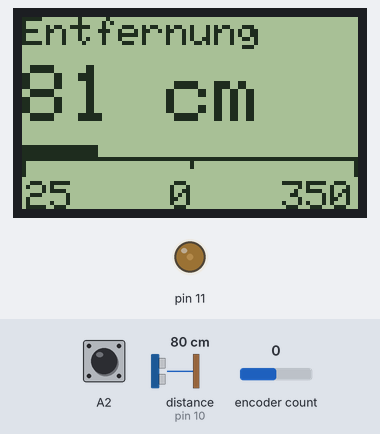
Bench run of a sketch on a simulated Arduino Uno, built with avr-gcc and run on an emulated ATmega328P. Parts: 84×48 one-colour display, output pins drawn as LEDs (lit = HIGH). Inputs (shaded band) come from the test bench; at power-on: distance to the obstacle (sensor on pin 10) 80 cm, encoder count 0, A2 HIGH. The echo pulse lasts 58.3 µs per cm.

Above: at 1.2 s.
1.3 s: distance to the obstacle (sensor on pin 10) set to 28 cm
At 2.2 s:
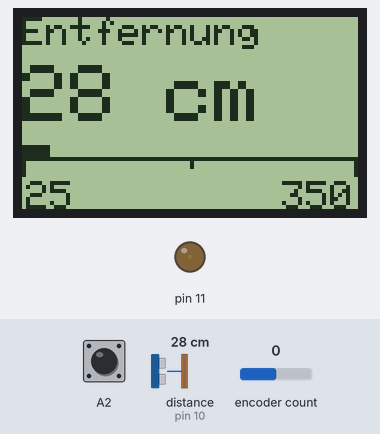
3.2 s: distance to the obstacle (sensor on pin 10) set to 23 cm
At 4.7 s:
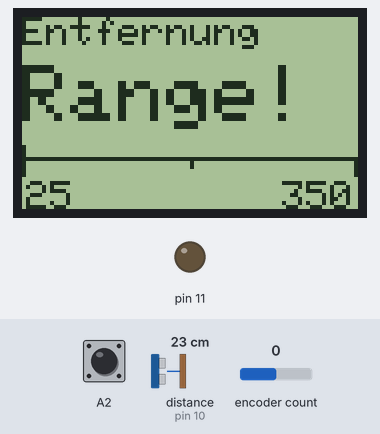
5.2 s: distance to the obstacle (sensor on pin 10) set to 120 cm
At 6.4 s:
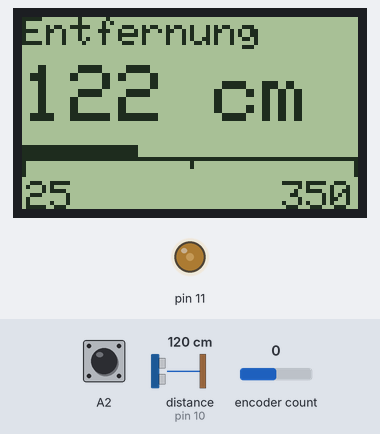
7.2 s: distance to the obstacle (sensor on pin 10) set to 250 cm
At 8.6 s:
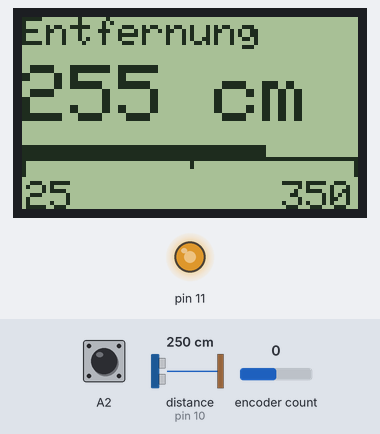
9.0 s: encoder count set to 1
At 10.1 s:
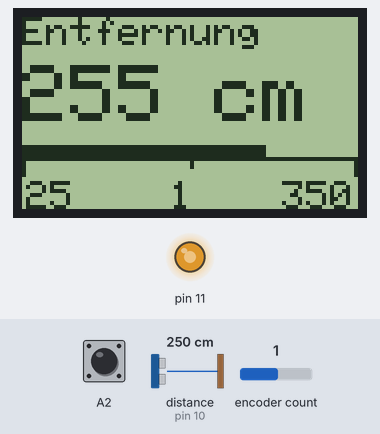
11.9 s: distance to the obstacle (sensor on pin 10) set to 299 cm
At 12.6 s:
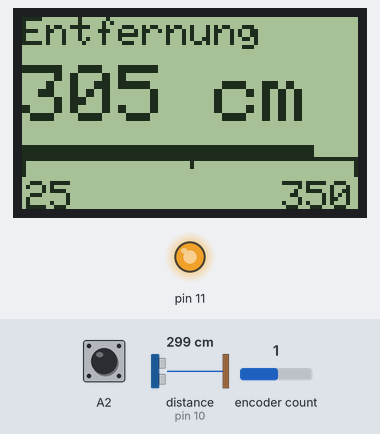
Timing chart, 0 to 14.8 s (numbered marks = the images above; inputs shaded):
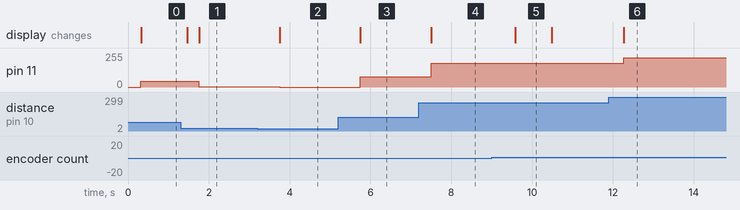

Measured:
- the behaviour switches between 26 and 25 cm on distance to the obstacle (sensor on pin 10) (found by bisection; images 1 and 2)
- after the input at 1.3 s, pin 11: 44/255 → 2/255 after 0.46 s; the display: first differs from a run without the input after 0.47 s (image 1)
- after the input at 3.2 s, pin 11: 2/255 → 0/255 after 0.55 s; the display: changes after 0.55 s (image 2)
- after the input at 5.2 s, pin 11: 0/255 → 76/255 after 0.55 s; the display: changes after 0.55 s (image 3)
- after the input at 7.2 s, pin 11: 76/255 → 180/255 after 0.30 s; the display: changes after 0.30 s (image 4)
- after the input at 9.0 s, the display: changes after 0.59 s (image 5)
- after the input at 11.9 s, pin 11: 180/255 → 220/255 after 0.38 s; the display: changes after 0.38 s (image 6)

The sketch:

display_ultraschall.ino
```cpp
#include <NewPing.h> // For ultrasonic

#include <SPI.h>
#include <Adafruit_GFX.h> // Display
#include <Adafruit_PCD8544.h>  // Display

// Für den Drehencoder
#include <ClickEncoder.h>
#include <TimerOne.h>
ClickEncoder *encoder;
int contrastOpt = 40; // value for optimum contrast for display when powered via direct +5V, may differ from display and power source
int16_t contrastLast, contrastValue = contrastOpt;
unsigned long timeSinceChange;
void timerIsr() {
  encoder->service();
}
// Drehencoder

// Pins for ultrasonic device
#define TRIGGER_PIN  9   // Arduino pin tied to trigger pin on the ultrasonic sensor.
#define ECHO_PIN     10 // Arduino pin tied to echo pin on the ultrasonic sensor.
#define MAX_DISTANCE 350 // Maximum distance we want to ping for (in centimeters). Maximum sensor distance is rated at 400-500cm.

NewPing sonar(TRIGGER_PIN, ECHO_PIN, MAX_DISTANCE); // NewPing setup of pins and maximum distance.
Adafruit_PCD8544 display = Adafruit_PCD8544(7, 6, 5, 4, 3); // setup instance of display with the pins to attach (CLK, DIN, DC, CE, RST)
int cm = 0;
int barlength = 0;
float ledBrightness = 0;

void setup() {
 // Serial.begin(9600); // Used when communicating via serial/terminal
  display.begin();
  display.setContrast(contrastValue);
  display.clearDisplay();   // clears the screen and buffer
  display.setTextSize(2);

//Drehencoder
  encoder = new ClickEncoder(A1, A0, A2);  // setup instance of decoder with the pins to attach (DT, CLK, SW)
  Timer1.initialize(1000);
  Timer1.attachInterrupt(timerIsr);
  contrastLast = -1;
//Drehencoder
}

void loop() {
  delay(5);                     // Wait between pings. 29ms should be the shortest delay between pings.
  display.clearDisplay();
  display.drawRect(0, 36, 1 ,4, BLACK);
  display.drawRect(42, 36, 1 ,2, BLACK);
  display.drawRect(83, 36, 1 ,4, BLACK);
  display.drawLine(0, 35, 84 ,35, BLACK);
  display.setTextSize(1);
  display.setTextColor(BLACK);
  display.setCursor(1,41); display.print("25");
  display.setCursor(65,41); display.print("350");
  display.setCursor(0,0); display.println("Entfernung");

  if ((millis() - timeSinceChange) < 700) {    // check if contrast value was changed and show value for 700ms on screen
    display.setCursor(37,41); display.println(contrastValue - contrastOpt);
  }
  else {
    display.setCursor(65,41); display.println("  ");
  }

  display.setTextSize(2);
 // cm=int(sonar.ping_cm());
  cm = NewPing::convert_cm(sonar.ping_median(10));
  if (cm <= 25) {
    display.setCursor(0,12); display.println("Range!");
    barlength = 0;
    ledBrightness = 0;
  }
  else {
    display.setCursor(0,12); display.print(cm); display.println(" cm");// Send ping, get distance in cm and print result (0 = outside set distance range)
    ledBrightness= round(((cm - 25) * 255.0) / 325.0);
    display.setTextSize(1);
    barlength=round((cm * 84.0) / 350.0);
  }
  display.drawRect(0, 32, barlength, 2, BLACK);
  display.drawRect(0, 34, barlength, 2, BLACK);
  display.display();
  analogWrite(11, round(ledBrightness));

//Drehencoder
  contrastValue += encoder->getValue();
  if (contrastValue != contrastLast) {
    timeSinceChange = millis();
    contrastLast = contrastValue;
    if (contrastValue >= contrastOpt - 15) {
      if (contrastValue <= contrastOpt + 15) {
        display.setContrast(contrastValue);
      }
      else {
      contrastValue = contrastOpt + 15;
      }
    }
    else {
    contrastValue = contrastOpt - 15;
    }
  }
//Drehencoder

}
```
